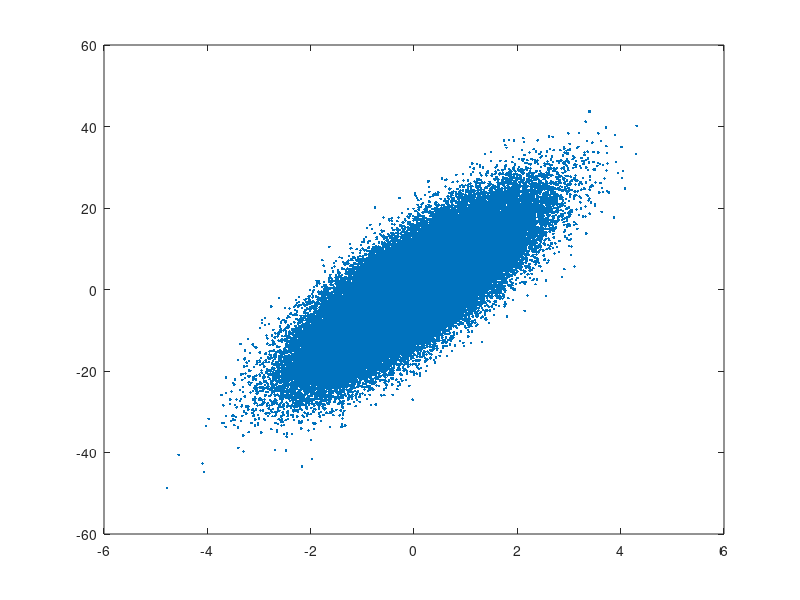
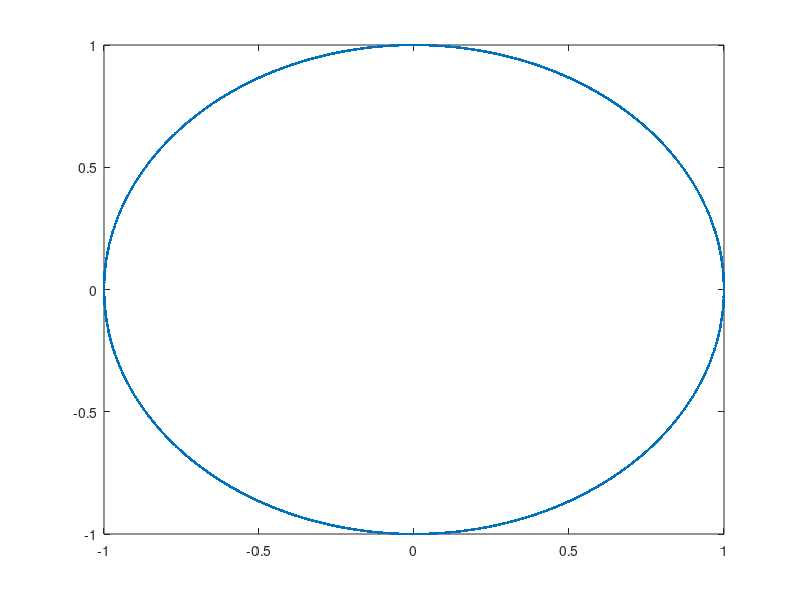
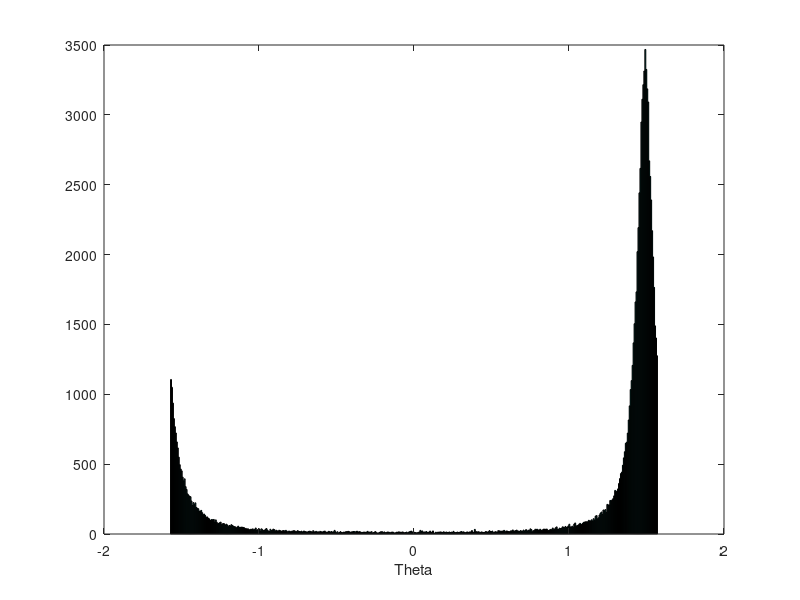
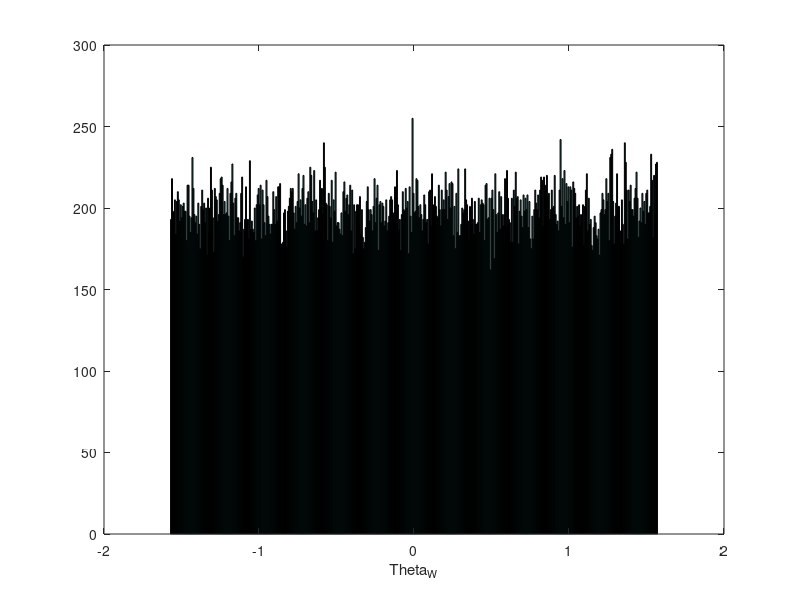

Source code (MATLAB) for these figures, in order:
% Compute density of Normalized Gaussian vector 
Sigma= [1 8; 8 100];
n = 100000;

[Z, T] = mvnrnd([0, 0]' , Sigma, n);

figure; plot(Z(:,1), Z(:,2), '.');

Z_norm = sqrt(sum(Z.^2, 2));

Z_u = Z ./ repmat(Z_norm, 1, 2);
figure; plot(Z_u(:,1), Z_u(:,2), '.');

Sigma_empir = cov(Z)
Sigma_u_empir = cov(Z_u)

[U, Lambda] = eig(Sigma)
[U_empir, Lambda_empir] = eig(Sigma_empir)

[U_u_empir, Lambda_u_empir] = eig(Sigma_u_empir)


W = ( inv(sqrt(Lambda)) * U' * Z')'

W_u = ( inv(sqrt(Lambda_u_empir)) * U_u_empir' * Z_u')'

cov(W_u)


Theta = atan(Z(:,2) ./  Z(:,1)); figure; hist(Theta, 500); xlabel('Theta'); 
Theta_W = atan(W(:,2) ./  W(:,1)); figure; hist(Theta_W, 500); xlabel('Theta_W'); 
Theta_u = atan(Z_u(:,2) ./  Z_u(:,1)); figure; hist(Theta_u, 500); xlabel('Theta_u'); 
Theta_W_u = atan(W_u(:,2) ./  W_u(:,1)); figure; hist(Theta_W_u, 500); xlabel('Theta_W_u'); 



[Z_s] = mvnrnd([0, 0]' , eye(2), n);
Z_s_norm = sqrt(sum(Z_s.^2, 2));

W_s = Z_s ./ repmat(Z_s_norm, 1, 2); 


cov(W_s)
Theta_W_s = atan(W_s(:,2) ./  W_s(:,1)); figure; hist(Theta_W_s, 500); xlabel('Theta_W'); 

